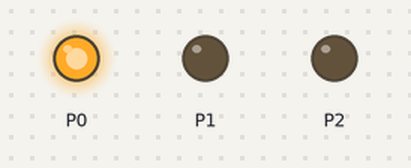
Bench run of a program on a simulated BBC micro:bit (MakeCode). Shown: output pins drawn as LEDs (lit = HIGH).

Above: at 0.5 s.
At 1.5 s:
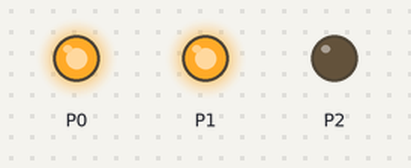
At 2.5 s:
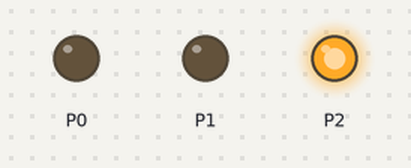
At 3.5 s:
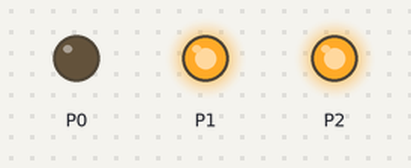
Timing chart, 0 to 5.2 s (numbered marks = the images above):
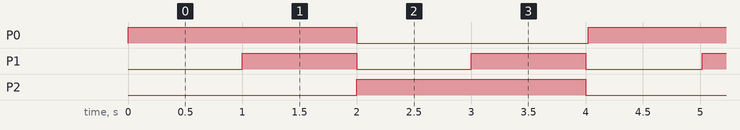

Measured:
- by itself, P0, P2: alternates HIGH for 2.0 s and LOW for 2.0 s
- by itself, P1: alternates HIGH for 1.0 s and LOW for 1.0 s

The program:

main.ts
```typescript
basic.forever(function () {
    pins.digitalWritePin(DigitalPin.P0, 1)
    basic.pause(1000)
    pins.digitalWritePin(DigitalPin.P1, 1)
    basic.pause(1000)
    pins.digitalWritePin(DigitalPin.P2, 1)
    pins.digitalWritePin(DigitalPin.P0, 0)
    pins.digitalWritePin(DigitalPin.P1, 0)
    basic.pause(1000)
    pins.digitalWritePin(DigitalPin.P1, 1)
    basic.pause(1000)
    pins.digitalWritePin(DigitalPin.P1, 0)
    pins.digitalWritePin(DigitalPin.P2, 0)
})
```

test.ts
```typescript
// här hamnar tester och detta kompileras inte när det här paketet används som ett tillägg.
```
